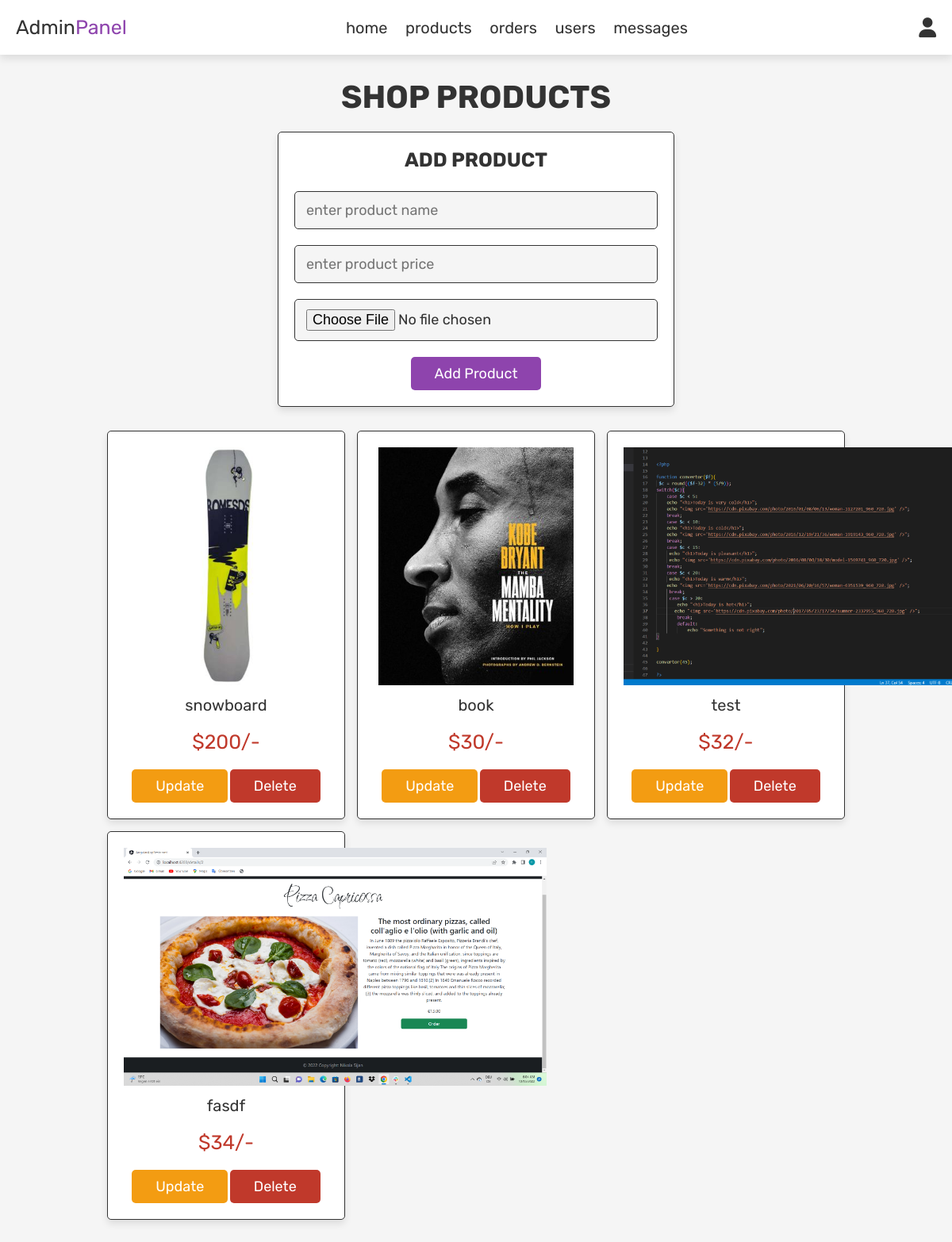
/admin_products.php (signed in), run on the app's committed database.
### tables this page shows
CREATE TABLE `products` (
  `id` int(100) NOT NULL,
  `name` varchar(100) NOT NULL,
  `price` int(100) NOT NULL,
  `image` varchar(100) NOT NULL
);

### admin_products.php (the view, shortened to what this page needs)
<?php
include 'config.php';
?>
<!DOCTYPE html>
<html lang="en">
<head>
   <link rel="stylesheet" href="https://cdnjs.cloudflare.com/ajax/libs/font-awesome/6.0.0/css/all.min.css">
   <link rel="stylesheet" href="css/admin_style.css">
</head>
<body>
<?php include 'admin_header.php'; ?>
<section class="add-products">
   <h1 class="title">shop products</h1>
   <form action="" method="post" enctype="multipart/form-data">
      <h3>add product</h3>
      <input type="text" name="name" class="box" placeholder="enter product name" required>
      <input type="number" min="0" name="price" class="box" placeholder="enter product price" required>
      <input type="file" name="image" accept="image/jpg, image/jpeg, image/png" class="box" required>
      <input type="submit" value="add product" name="add_product" class="btn">
   </form>
</section>
<section class="show-products">
   <div class="box-container">
      <?php
         $select_products = mysqli_query($conn, "SELECT * FROM `products`") or die('query failed');
         if(mysqli_num_rows($select_products) > 0){
            while($fetch_products = mysqli_fetch_assoc($select_products)){
      ?>
      <div class="box">
         <img src="uploaded_img/<?php echo $fetch_products['image']; ?>" alt="">
         <div class="name"><?php echo $fetch_products['name']; ?></div>
         <div class="price">$<?php echo $fetch_products['price']; ?>/-</div>
         <a href="admin_products.php?update=<?php echo $fetch_products['id']; ?>" class="option-btn">update</a>
         <a href="admin_products.php?delete=<?php echo $fetch_products['id']; ?>" class="delete-btn" onclick="return confirm('delete this product?');">delete</a>
      </div>
      <?php
         }
      }else{
         echo '<p class="empty">no products added yet!</p>';
      }
      ?>
   </div>
</section>
</body>
</html>

### admin_header.php (shortened to what this page needs)
<header class="header">
   <div class="flex">
      <a href="admin_page.php" class="logo">Admin<span>Panel</span></a>
      <nav class="navbar">
         <a href="admin_page.php">home</a>
         <a href="admin_products.php">products</a>
         <a href="admin_orders.php">orders</a>
         <a href="admin_users.php">users</a>
         <a href="admin_contacts.php">messages</a>
      </nav>
      <div class="icons">
         <div id="user-btn" class="fas fa-user"></div>
      </div>
   </div>
</header>

### css/admin_style.css (style rules this page uses)
:root { --purple:#8e44ad; --red:#c0392b; --orange:#f39c12; --black:#333; --white:#fff; --light-color:#666; --light-white:#ccc; --light-bg:#f5f5f5; --border:.1rem solid var(--black); --box-shadow:0 .5rem 1rem rgba(0,0,0,.1); }
* { font-family: 'Rubik', sans-serif; margin:0; padding:0; box-sizing: border-box; outline: none; border:none; text-decoration: none; transition:all .2s linear; }
html { font-size: 62.5%; overflow-x: hidden; }
body { background-color: var(--light-bg); }
section { padding:3rem 2rem; }
.title { text-align: center; margin-bottom: 2rem; text-transform: uppercase; color:var(--black); font-size: 4rem; }
.btn, .option-btn, .delete-btn, .white-btn { display: inline-block; margin-top: 1rem; padding:1rem 3rem; cursor: pointer; color:var(--white); font-size: 1.8rem; border-radius: .5rem; text-transform: capitalize; }
.white-btn, .btn { background-color: var(--purple); }
.option-btn { background-color: var(--orange); }
.delete-btn { background-color: var(--red); }
.header { position: sticky; top:0; left:0; right:0; z-index: 1000; background-color: var(--white); box-shadow: var(--box-shadow); }
.header .flex { display: flex; align-items: center; padding:2rem; justify-content: space-between; position: relative; max-width: 1200px; margin:0 auto; }
.header .flex .logo { font-size: 2.5rem; color:var(--black); }
.header .flex .logo span { color:var(--purple); }
.header .flex .navbar a { margin:0 1rem; font-size: 2rem; color:var(--black); }
.header .flex .icons div { margin-left: 1.5rem; font-size: 2.5rem; cursor: pointer; color:var(--black); }
.add-products form { background-color: var(--white); border-radius: .5rem; padding:2rem; text-align: center; box-shadow: var(--box-shadow); border:var(--border); max-width: 50rem; margin:0 auto; }
.add-products form h3 { font-size: 2.5rem; text-transform: uppercase; color:var(--black); margin-bottom: 1.5rem; }
.add-products form .box { width: 100%; background-color: var(--light-bg); border-radius: .5rem; margin:1rem 0; padding:1.2rem 1.4rem; color:var(--black); font-size: 1.8rem; border:var(--border); }
.show-products .box-container { display: grid; grid-template-columns: repeat(auto-fit, 30rem); justify-content: center; gap:1.5rem; max-width: 1200px; margin:0 auto; align-items: flex-start; }
.show-products { padding-top: 0; }
.show-products .box-container .box { text-align: center; padding:2rem; border-radius: .5rem; border:var(--border); box-shadow: var(--box-shadow); background-color: var(--white); }
.show-products .box-container .box img { height: 30rem; }
.show-products .box-container .box .name { padding:1rem 0; font-size: 2rem; color:var(--black); }
.show-products .box-container .box .price { padding:1rem 0; font-size: 2.5rem; color:var(--red); }

### data on the page
products: image (picture), name "snowboard", price "200"
products: image (picture), name "book", price "30"
products: image (picture), name "test", price "32"
products: image (picture), name "fasdf", price "34"
